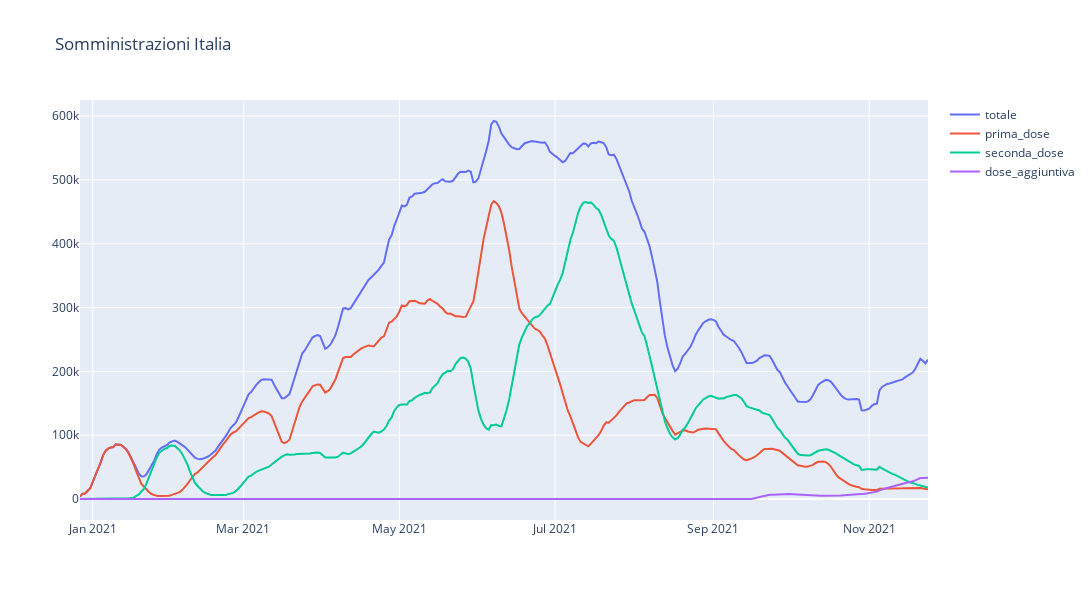

Source (notebook cell):
### Code cell
variabili=['totale','prima_dose','seconda_dose','dose_aggiuntiva']

fig=go.Figure()
    
    
for v in variabili:
    fig.add_trace(go.Scatter(x=ita_df['data_somministrazione'],
                             y=moving_function_rev1(ita_df[v],np.mean,3,3),
                             mode='lines',
                            name=v))
   
fig.update_layout(
    title='Somministrazioni Italia',
    autosize=True,
    showlegend=True,
    width=1200,
    height=600)
fig.show()

### Figure 1 — Plotly figure (JSON) as saved in the notebook; plotly's stock layout.template omitted (floating-point values rounded to 4 significant figures; data arrays with more than 128 entries replaced by an {"elided": "..."} marker saying what was removed)
{"data": [{"mode": "lines", "name": "totale", "type": "scatter", "x": {"elided": "333 str values"}, "y": {"elided": "333 int values"}}, {"mode": "lines", "name": "prima_dose", "type": "scatter", "x": {"elided": "333 str values"}, "y": {"elided": "333 int values"}}, {"mode": "lines", "name": "seconda_dose", "type": "scatter", "x": {"elided": "333 str values"}, "y": {"elided": "333 int values"}}, {"mode": "lines", "name": "dose_aggiuntiva", "type": "scatter", "x": {"elided": "333 str values"}, "y": {"elided": "333 int values"}}], "layout": {"autosize": true, "height": 600, "showlegend": true, "title": {"text": "Somministrazioni Italia"}, "width": 1200}}
